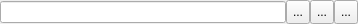
<?xml version="1.0" encoding="UTF-8"?>
<ui version="4.0">
 <class>UniversalReferenceWidget</class>
 <widget class="QWidget" name="UniversalReferenceWidget">
  <property name="geometry">
   <rect>
    <x>0</x>
    <y>0</y>
    <width>358</width>
    <height>24</height>
   </rect>
  </property>
  <property name="windowTitle">
   <string>Form</string>
  </property>
  <layout class="QHBoxLayout" name="horizontalLayout">
   <property name="spacing">
    <number>0</number>
   </property>
   <property name="leftMargin">
    <number>0</number>
   </property>
   <property name="topMargin">
    <number>0</number>
   </property>
   <property name="rightMargin">
    <number>0</number>
   </property>
   <property name="bottomMargin">
    <number>0</number>
   </property>
   <item>
    <widget class="QLineEdit" name="lineEdit"/>
   </item>
   <item>
    <widget class="QToolButton" name="toolButtonChoice">
     <property name="sizePolicy">
      <sizepolicy hsizetype="Preferred" vsizetype="Preferred">
       <horstretch>0</horstretch>
       <verstretch>0</verstretch>
      </sizepolicy>
     </property>
     <property name="minimumSize">
      <size>
       <width>0</width>
       <height>0</height>
      </size>
     </property>
     <property name="maximumSize">
      <size>
       <width>16777215</width>
       <height>16777215</height>
      </size>
     </property>
     <property name="text">
      <string>...</string>
     </property>
    </widget>
   </item>
   <item>
    <widget class="QToolButton" name="toolButtonClear">
     <property name="sizePolicy">
      <sizepolicy hsizetype="Preferred" vsizetype="Preferred">
       <horstretch>0</horstretch>
       <verstretch>0</verstretch>
      </sizepolicy>
     </property>
     <property name="minimumSize">
      <size>
       <width>0</width>
       <height>0</height>
      </size>
     </property>
     <property name="maximumSize">
      <size>
       <width>16777215</width>
       <height>16777215</height>
      </size>
     </property>
     <property name="text">
      <string>...</string>
     </property>
    </widget>
   </item>
   <item>
    <widget class="QToolButton" name="toolButtonOpen">
     <property name="sizePolicy">
      <sizepolicy hsizetype="Preferred" vsizetype="Preferred">
       <horstretch>0</horstretch>
       <verstretch>0</verstretch>
      </sizepolicy>
     </property>
     <property name="minimumSize">
      <size>
       <width>0</width>
       <height>0</height>
      </size>
     </property>
     <property name="maximumSize">
      <size>
       <width>16777215</width>
       <height>16777215</height>
      </size>
     </property>
     <property name="text">
      <string>...</string>
     </property>
    </widget>
   </item>
  </layout>
  <action name="actionChoice">
   <property name="icon">
    <iconset resource="../../ui_resources/icons.qrc">
     <normaloff>:/InputFieldSelect/icons/InputFieldSelect/edtButtonsClassic.png</normaloff>:/InputFieldSelect/icons/InputFieldSelect/edtButtonsClassic.png</iconset>
   </property>
   <property name="text">
    <string>Choice</string>
   </property>
   <property name="menuRole">
    <enum>QAction::MenuRole::NoRole</enum>
   </property>
  </action>
  <action name="actionClear">
   <property name="icon">
    <iconset resource="../../ui_resources/icons.qrc">
     <normaloff>:/InputFieldClear/icons/InputFieldClear/edtButtonsClassic.png</normaloff>:/InputFieldClear/icons/InputFieldClear/edtButtonsClassic.png</iconset>
   </property>
   <property name="text">
    <string>Clear</string>
   </property>
   <property name="menuRole">
    <enum>QAction::MenuRole::NoRole</enum>
   </property>
  </action>
  <action name="actionOpen">
   <property name="icon">
    <iconset resource="../../ui_resources/icons.qrc">
     <normaloff>:/InputFieldOpen/icons/InputFieldOpen/edtButtons_85.png</normaloff>:/InputFieldOpen/icons/InputFieldOpen/edtButtons_85.png</iconset>
   </property>
   <property name="text">
    <string>Open</string>
   </property>
   <property name="menuRole">
    <enum>QAction::MenuRole::NoRole</enum>
   </property>
  </action>
 </widget>
 <resources>
  <include location="../../ui_resources/icons.qrc"/>
 </resources>
 <connections/>
</ui>
